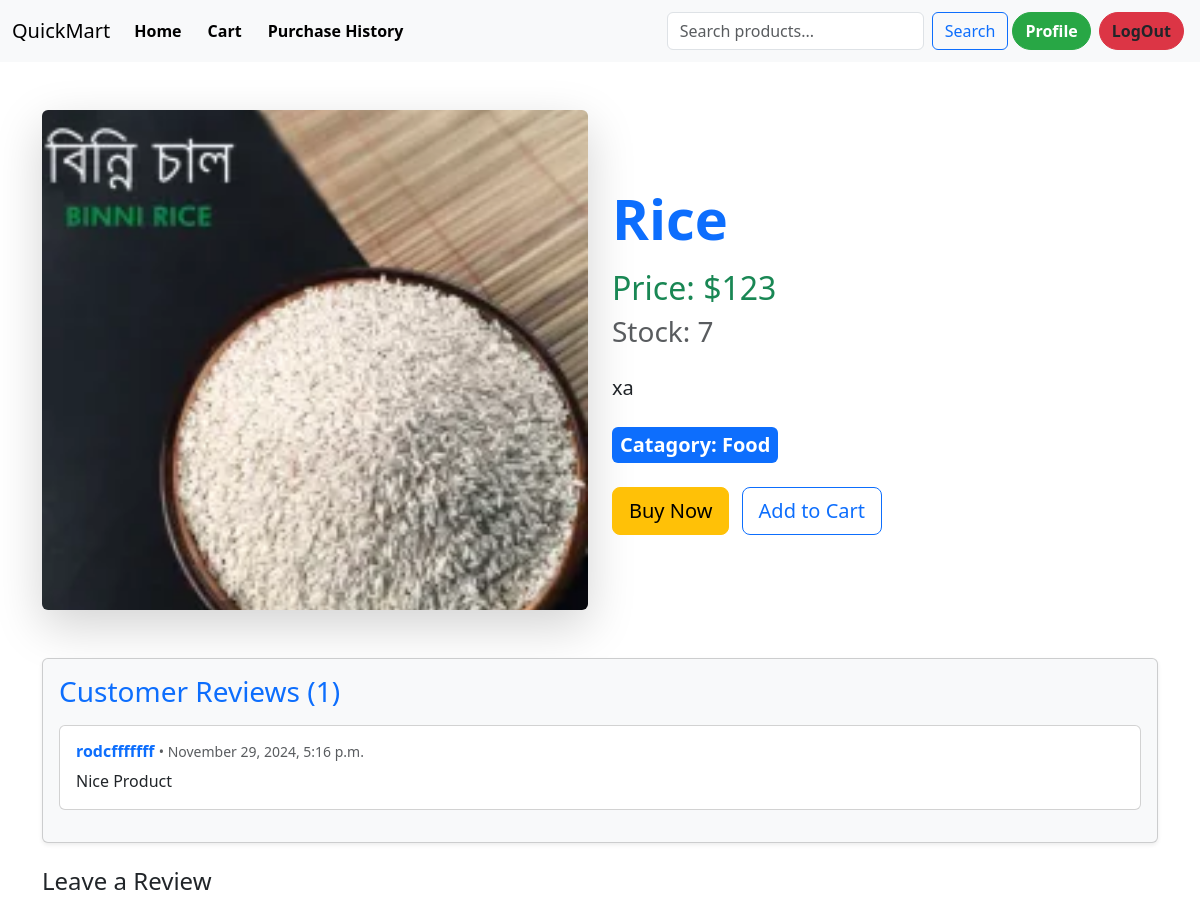
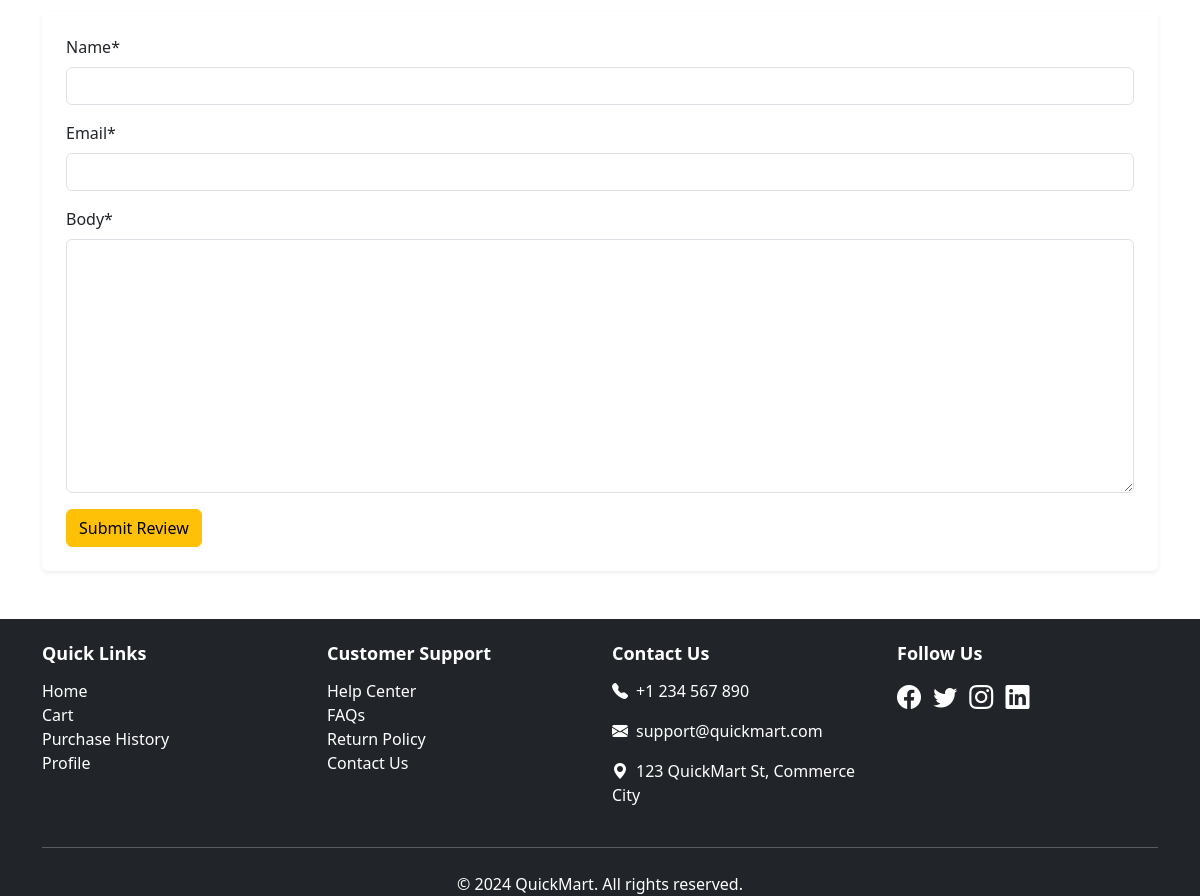
Page /product/post_detail/2 (signed in) on the committed database (2 pictures, top to bottom).
### second_app/models.py (models this page shows, shortened)
class Product(models.Model):
    name=models.CharField(max_length=100)
    price=models.IntegerField()
    Brand=models.ForeignKey(Brand,on_delete=models.CASCADE)
    Quantity=models.IntegerField(null=True,blank=True)
    Description=models.TextField(blank=True,null=True)
    Image=models.ImageField(upload_to="second_app/medias/uploads/",blank=True,null=True)

class Brand(models.Model):
    name=models.CharField(max_length=40)
    slug=models.SlugField(max_length=100,null=True,unique=True,blank=True)

class Comment(models.Model):
    product=models.ForeignKey(Product,on_delete=models.CASCADE,related_name="comments")
    name=models.CharField(max_length=100)
    email=models.EmailField()
    body=models.TextField()
    created_on=models.DateTimeField(auto_now_add=True)

### second_app/views.py (the view, shortened to what this page needs)
# urls.py: path('post_detail/<int:id>',views.PostDetails.as_view(),name="post_detail"),
class PostDetails(DetailView):
    model=models.Product
    pk_url_kwarg = 'id'
    template_name='blog_detail.html'
    context_object_name='car'
    def get_context_data(self,**kwargs):
        context=super().get_context_data(**kwargs)
        post=self.object
        comments=post.comments.all()
        comment_form=forms.ComentForm()
        context['comments']=comments
        context['comments_form']=comment_form
        return context

### second_app/forms.py
class ComentForm(forms.ModelForm):
    class Meta:
        model = Comment
        fields=['name','email','body']

### second_app/templates/blog_detail.html (shortened to what this page needs)
{% extends "base.html" %} {% load crispy_forms_tags %} {% block content %}
<div class="container my-5">
  <div class="row align-items-center">
    <div class="col-md-6 text-center">
      <img
        src="{{ car.Image.url }}"
        alt="{{ car.name }}"
        class="img-fluid rounded shadow-lg"
        style="max-height: 500px; object-fit: cover; width: 100%"
      />
    </div>
    <div class="col-md-6">
      <h1 class="fw-bold text-primary display-4">{{ car.name }}</h1>
      <h2 class="text-success mt-3">Price: ${{ car.price }}</h2>
      <h3 class="text-muted">Stock: {{ car.Quantity }}</h3>
      <p class="mt-4 fs-5" style="text-align: justify">{{ car.Description }}</p>
      <div class="mt-4">
        <span class="badge bg-primary fs-5 p-2"
          >Catagory: {{ car.Brand.name }}</span
        >
      </div>
      <div class="mt-4">
        {% if user.is_authenticated %} {% if car.Quantity > 0 %}
        <a href="{% url 'buy_now' car.id %}" class="btn btn-warning btn-lg me-2"
          >Buy Now</a
        >
        <a href="#" class="btn btn-outline-primary btn-lg">Add to Cart</a>
        {% else %}
        <button class="btn btn-secondary btn-lg" disabled>Out of Stock</button>
        {% endif %} {% endif %}
      </div>
    </div>
  </div>
</div>
<div class="container mt-5">
  <div class="card bg-light shadow-sm">
    <div class="card-body">
      <h3 class="text-primary">Customer Reviews ({{ comments|length }})</h3>
      {% for comment in comments %}
      <div class="card my-3">
        <div class="card-body">
          <h6 class="card-title">
            <strong class="text-primary">{{ comment.name }}</strong>
            <small class="text-muted"
              >• {{ comment.created_on|date:"F j, Y, g:i a" }}</small
            >
          </h6>
          <p class="card-text">{{ comment.body }}</p>
        </div>
      </div>
      {% empty %}
      <p class="text-muted">
        No reviews yet. Be the first to review this product!
      </p>
      {% endfor %}
    </div>
  </div>
  {% if user.is_authenticated %}
  <div class="mt-4">
    <h4 class="mb-3">Leave a Review</h4>
    <form method="post" class="shadow-sm p-4 bg-white rounded">
      {% csrf_token %} {{ comments_form|crispy }}
      <button type="submit" class="btn btn-warning">Submit Review</button>
    </form>
  </div>
  {% endif %}
</div>
 {% endblock content %}

### rows in the picture
Product: Image (picture), name "Rice", price "123", Quantity "7", Description "xa", Brand.name "Food"
Comment: name "rodcfffffff", created_on "November 29, 2024, 5:16 p.m.", body "Nice Product"

### other values in the picture
{{ comments|length }} "1"
